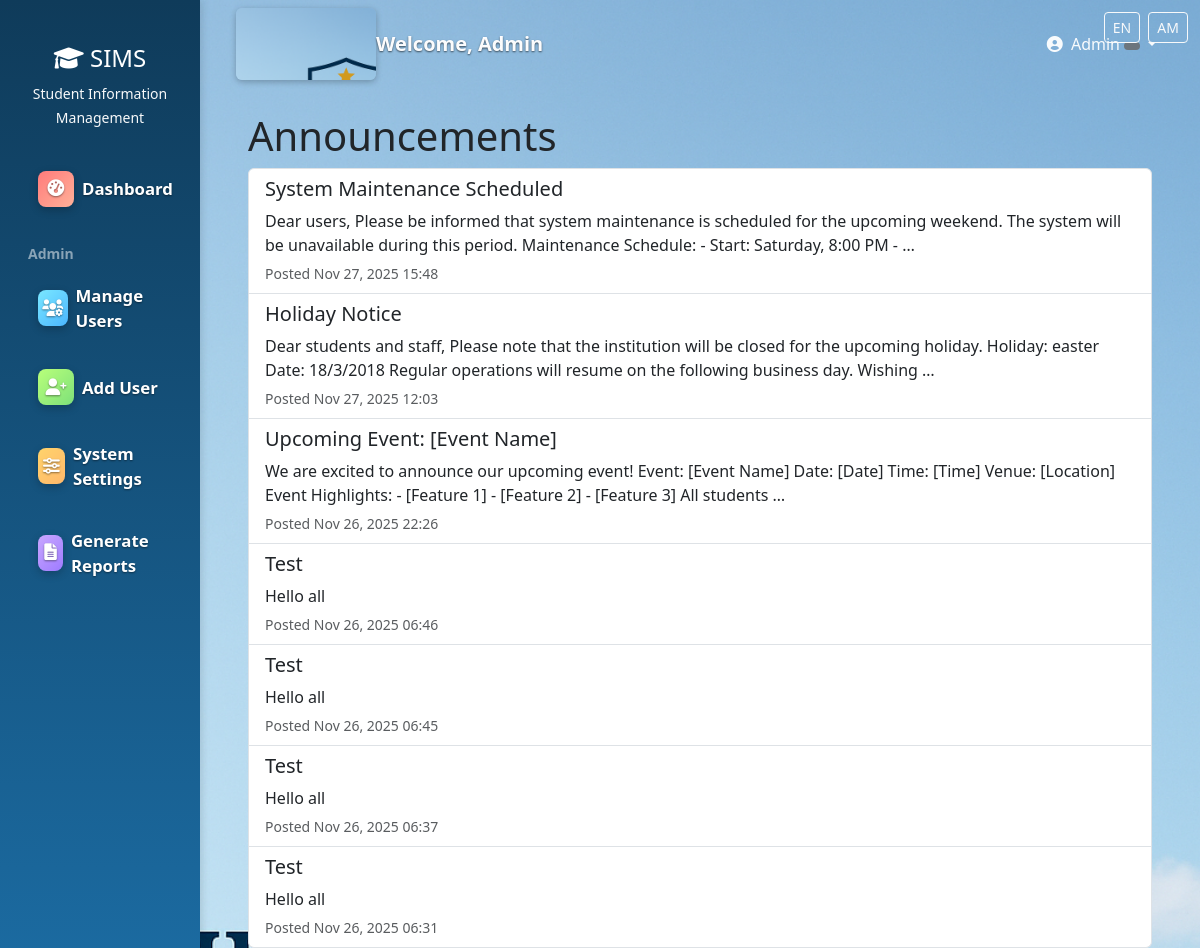
The page /parents/announcements/ (signed in) on the database its author committed.
### users/models.py (models this page shows, shortened)
class User(AbstractUser):
    ROLE_CHOICES = (
        ('admin', 'Administrator'),
        ('teacher', 'Teacher'),
        ('student', 'Student'),
        ('registrar', 'Registrar'),
        ('finance', 'Finance Officer'),
        ('parent', 'Parent'),
    )
    role = models.CharField(max_length=20, choices=ROLE_CHOICES)
    phone = models.CharField(max_length=15, blank=True)
    address = models.TextField(blank=True)
    date_of_birth = models.DateField(null=True, blank=True)
    profile_picture = models.ImageField(upload_to='profiles/', null=True, blank=True)
    is_approved = models.BooleanField(default=False)
    created_at = models.DateTimeField(auto_now_add=True)

### notifications/models.py (models this page shows, shortened)
class Announcement(models.Model):
    title = models.CharField(max_length=200)
    content = models.TextField()
    created_by = models.ForeignKey(User, on_delete=models.CASCADE)
    created_at = models.DateTimeField(auto_now_add=True)
    is_active = models.BooleanField(default=True)
    target_roles = models.JSONField(default=list)  # List of roles that should see this

### users/decorators.py (the view)
        def wrapper(request, *args, **kwargs):
            if request.user.is_authenticated:
                if request.user.role in allowed_roles or request.user.is_superuser:
                    return view_func(request, *args, **kwargs)
            messages.error(request, "You don't have permission to access this page.")
            return redirect('dashboard')

### templates/parents/school_announcements.html (shortened to what this page needs)
{% extends 'base.html' %}
{% block content %}
<div class="container">
    <h1>Announcements</h1>
    {% if announcements %}
    <div class="list-group">
        {% for ann in announcements %}
        <div class="list-group-item">
            <h5>{{ ann.title }}</h5>
            <p class="mb-1">{{ ann.summary|default:ann.content|truncatewords:30 }}</p>
            <small class="text-muted">Posted {{ ann.created_at|date:"M j, Y H:i" }}</small>
        </div>
        {% endfor %}
    </div>
    {% else %}
    <p>No announcements at this time.</p>
    {% endif %}
</div>
{% endblock %}

### templates/base.html (shortened to what this page needs)
<!DOCTYPE html>
{% load i18n %}
<html lang="{{ LANGUAGE_CODE|default:'en' }}">
  <head>
    {% load static %}
    <link
      href="https://cdn.jsdelivr.net/npm/bootstrap@5.3.0/dist/css/bootstrap.min.css"
      rel="stylesheet"
    />
    <link
      href="https://cdnjs.cloudflare.com/ajax/libs/font-awesome/6.0.0/css/all.min.css"
      rel="stylesheet"
    />
  </head>
  <body>
    <div style="position:fixed;right:12px;top:12px;z-index:1050">
      <form id="lang-form" action="/i18n/setlang/" method="post" style="display:inline">
        <button name="language" value="en" class="btn btn-sm btn-outline-light me-1" type="submit">EN</button>
        <button name="language" value="am" class="btn btn-sm btn-outline-light" type="submit">AM</button>
      </form>
    </div>
    {% if user.is_authenticated %}
    <div class="container-fluid">
      <div class="row">
        <nav class="col-md-3 col-lg-2 d-none d-md-block sidebar">
          <div class="position-sticky pt-4">
            <div class="text-center mb-4">
              <h4 class="text-white">
                <i class="fas fa-graduation-cap"></i> SIMS
              </h4>
              <small class="text-light">Student Information Management</small>
            </div>
            <ul class="nav flex-column">
              <li class="nav-item">
                <a
                  class="nav-link {% if request.resolver_match.url_name == 'dashboard' %}active{% endif %}"
                  href="{% url 'dashboard' %}"
                >
                  <i class="fas fa-tachometer-alt me-2"></i>Dashboard
                </a>
              </li>
              {% if user.is_superuser or user.is_staff or user.role == 'admin' %}
              <li class="nav-item mt-3">
                <strong class="text-white-50 ps-3 small">{% trans "Admin" %}</strong>
              </li>
              {% url 'manage_users' as manage_users_url %}
              {% if manage_users_url %}
              <li class="nav-item">
                <a class="nav-link" href="{{ manage_users_url }}">
                  <i class="fas fa-users-cog me-2"></i>
                  <span data-i18n="SIDEBAR_MANAGE_USERS">{% trans "Manage Users" %}</span>
                </a>
              </li>
              {% endif %}
              {% url 'add_user' as add_user_url %}
              {% if add_user_url %}
              <li class="nav-item">
                <a class="nav-link" href="{{ add_user_url }}">
                  <i class="fas fa-user-plus me-2"></i>
                  <span data-i18n="SIDEBAR_ADD_USER">{% trans "Add User" %}</span>
                </a>
              </li>
              {% endif %}
              {% url 'system_settings' as system_settings_url %}
              {% if system_settings_url %}
              <li class="nav-item">
                <a class="nav-link" href="{{ system_settings_url }}">
                  <i class="fas fa-sliders-h me-2"></i>
                  <span data-i18n="SIDEBAR_SYSTEM_SETTINGS">{% trans "System Settings" %}</span>
                </a>
              </li>
              {% endif %}
              {% url 'generate_reports' as generate_reports_url %}
              {% if generate_reports_url %}
              <li class="nav-item">
                <a class="nav-link" href="{{ generate_reports_url }}">
                  <i class="fas fa-file-alt me-2"></i>
                  <span data-i18n="SIDEBAR_GENERATE_REPORTS">{% trans "Generate Reports" %}</span>
                </a>
              </li>
              {% endif %}
              {% url 'post_announcements' as post_announcements_url %}
              {% endif %}
            </ul>
          </div>
        </nav>
        <main class="col-md-9 ms-sm-auto col-lg-10 px-md-4 main-content">
          <nav
            class="navbar navbar-expand-lg navbar-light bg-white shadow-sm mb-4"
          >
            <div class="container-fluid">
              <span class="site-logo" aria-hidden="true"></span>
              <span class="navbar-brand">Welcome, {{ user.get_full_name|default:user.username }}</span>
              <div class="navbar-nav ms-auto">
                <div class="nav-item dropdown">
                  <a
                    class="nav-link dropdown-toggle"
                    href="#"
                    id="navbarDropdown"
                    role="button"
                    data-bs-toggle="dropdown"
                  >
                    <i class="fas fa-user-circle me-1"></i> {{ user.username }}
                    <span
                      class="badge bg-{% if user.role == 'admin' %}danger{% elif user.role == 'teacher' %}info{% elif user.role == 'student' %}success{% elif user.role == 'parent' %}warning{% else %}secondary{% endif %}"
                    >
                    </span>
                  </a>
                </div>
              </div>
            </div>
          </nav>
          <div class="container-fluid">{% block content %}{% endblock %}</div>
        </main>
      </div>
    </div>
    {% endif %}
  </body>
</html>

### rows shown on the page
User: get_full_name "Admin", username "Admin"
Announcement: title "System Maintenance Scheduled", summary "Dear users, Please be informed that system maintenance is scheduled for the upcoming weekend. The system will be unavailable during this period. Maintenance Schedule: - Start: Saturday, 8:00 PM - …", created_at "Nov 27, 2025 15:48"
Announcement: title "Holiday Notice", summary "Dear students and staff, Please note that the institution will be closed for the upcoming holiday. Holiday: easter Date: 18/3/2018 Regular operations will resume on the following business day. Wishing …", created_at "Nov 27, 2025 12:03"
Announcement: title "Upcoming Event: [Event Name]", summary "We are excited to announce our upcoming event! Event: [Event Name] Date: [Date] Time: [Time] Venue: [Location] Event Highlights: - [Feature 1] - [Feature 2] - [Feature 3] All students …", created_at "Nov 26, 2025 22:26"
Announcement: title "Test", summary "Hello all", created_at "Nov 26, 2025 06:46"
Announcement: title "Test", summary "Hello all", created_at "Nov 26, 2025 06:45"
Announcement: title "Test", summary "Hello all", created_at "Nov 26, 2025 06:37"
Announcement: title "Test", summary "Hello all", created_at "Nov 26, 2025 06:31"
